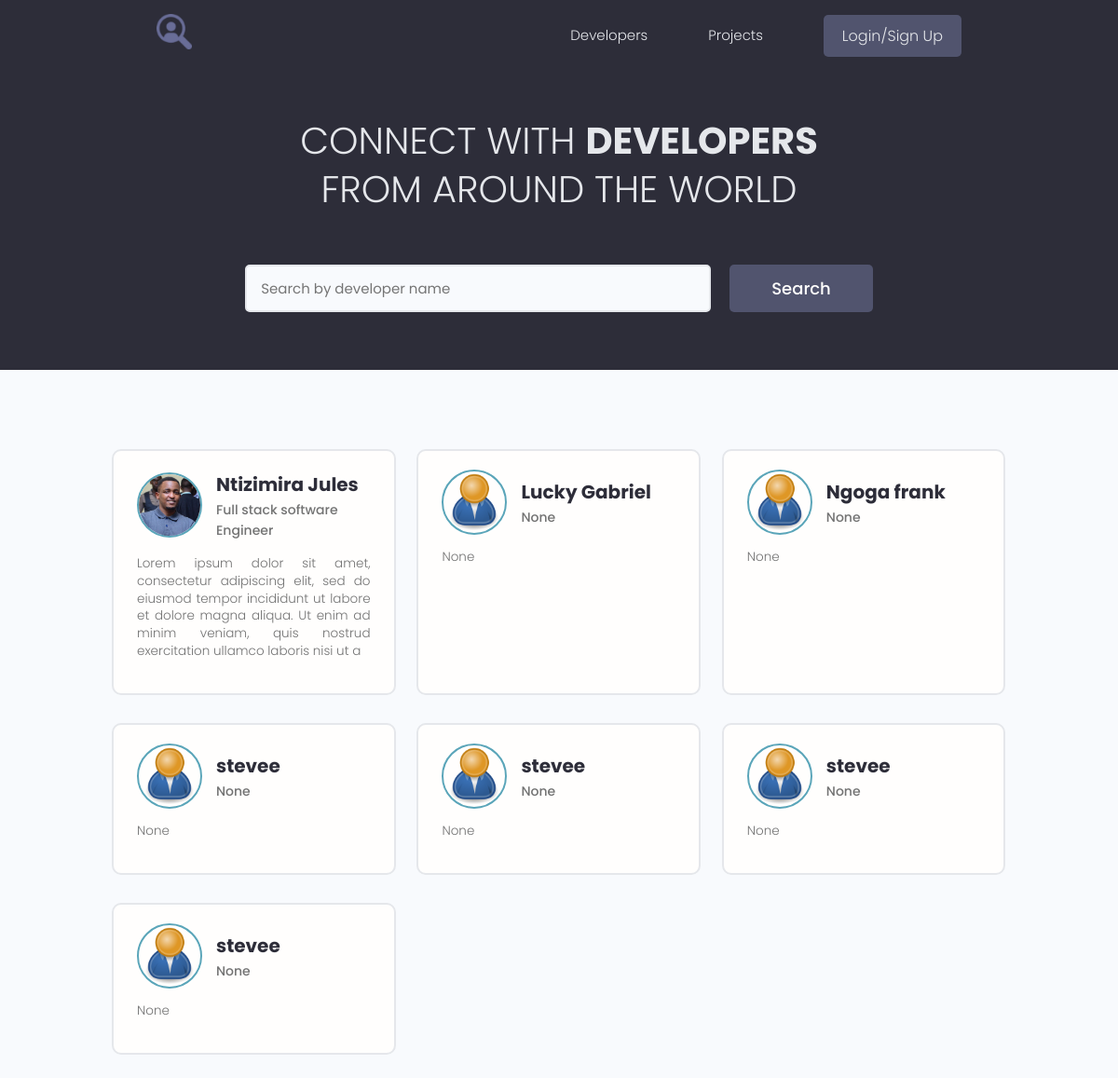
The page /profiles on the database as committed earlier.
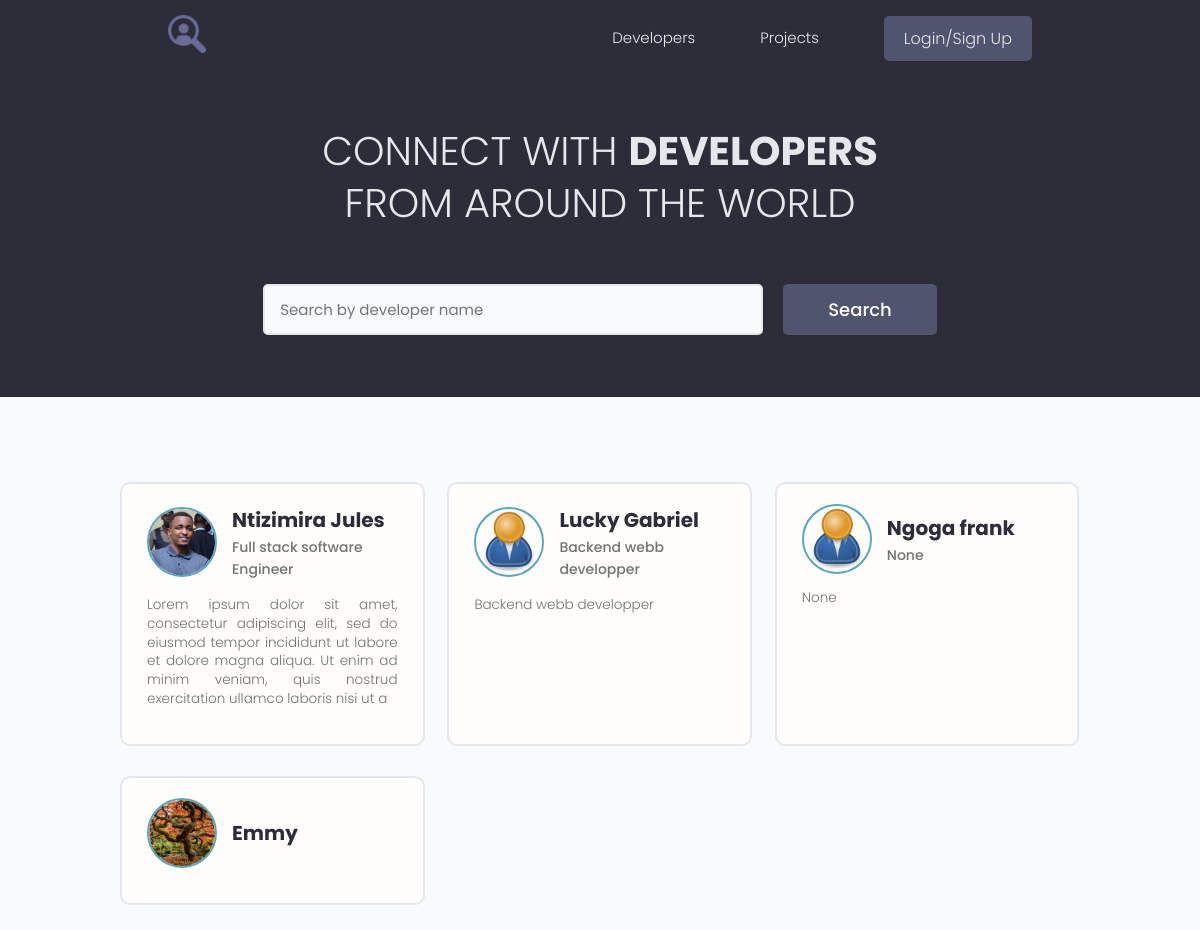
The same page on the database as committed later.
### models/user.py (models this page shows, shortened)
class Profile(BaseModel, Base):
    __tablename__ = 'profiles'
    user_id = Column(String(60), ForeignKey('users.id'))
    user = relationship("User", back_populates="profile")
    username = Column(String(150), nullable=False, unique=True)
    email = Column(String(150), nullable=False)
    name = Column(String(150), nullable=False)
    bio = Column(Text, nullable=True)
    location = Column(String(150), nullable=True)
    headline = Column(String(250), nullable=True)
    profile_image_url = Column(String(2000), default='images/profiles/user-default.png')
    social_github = Column(String(200), nullable=True)
    social_linkdin = Column(String(200), nullable=True)
    social_youtube = Column(String(200), nullable=True)
    social_twitter = Column(String(200), nullable=True)
    skills = relationship("Skill", backref="profile",
                          cascade="all, delete, delete-orphan")
    comments = relationship("Comment", backref="profile", cascade="all, delete-orphan")
    rates = relationship("Rate", backref="profile", cascade="all, delete-orphan")

### webdynamic/views/users.py (the view)
@app_views.route('/profiles', methods=['GET'], strict_slashes=False)
def profiles():
    profiles = []
    searchQuery = None
    if request.args.get('text'):
        searchQuery = request.args.get('text').lower()
        for profile in storage.all(Profile).values():
            if (profile.name and searchQuery in profile.name.lower()) or (profile.bio and searchQuery in profile.bio.lower()):
                    profiles.append(profile)
            else:
                for skill in profile.skills:
                    if searchQuery in skill.name.lower():
                        profiles.append(profile)
                        break
    else:
        profiles = list(storage.all(Profile).values())
    page = int(request.args.get('page', 1))
    items_on_page, total_pages, custom_range = paginate(profiles, page)
    context = {
        'items_on_page': items_on_page,
        'total_pages': total_pages,
        'queryPage': page,
        'custom_range': custom_range,
        'searchQuery': searchQuery if searchQuery else None
        }
    return render_template('profiles.html', **context)

### models/engine/dbManager.py (called while the page is built)
    def all(self, cls=None):
        new_dict = {}
        for clss in classes:
            if cls is None or cls is classes[clss] or cls is clss:
                objs = self.__session.query(classes[clss]).all()
                for obj in objs:
                    key = obj.__class__.__name__ + '.' + obj.id
                    new_dict[key] = obj
        return (new_dict)

### utils/paginate.py (called while the page is built)
def paginate(data, page):
    per_page = 9
    start_index = (page - 1) * per_page
    end_index = start_index + per_page
    total_pages = (len(data) + per_page - 1) // per_page
    items_on_page = data[start_index:end_index]
    leftindex = page - 4 if page > 4 else 1
    rightIndex =  page + 5 if (page + 5) <= total_pages else total_pages + 1
    custom_range = range(leftindex, rightIndex)
    return items_on_page, total_pages, custom_range

### webdynamic/app.py (called while the page is built)
@app.context_processor
def inject_user():
    return dict(current_user=current_user)

### webdynamic/templates/profiles.html (shortened to what this page needs)
{% extends 'main.html' %}
{% block content %}
  <main class="home">
    <section class="hero-section text-center">
      <div class="container container--narrow">
        <div class="hero-section__box">
          <h2>CONNECT WITH <span>DEVELOPERS</span></h2>
          <h2>FROM AROUND THE WORLD</h2>
        </div>
        <div class="hero-section__search">
          <form class="form" action="{{url_for('app_views.profiles')}}"  method="get" enctype="multipart/form-data">
            <div class="form__field">
              <input class="input input--text" id="formInput#search" type="text" name="text"
                placeholder="Search by developer name" />
            </div>
            <input class="btn btn--sub btn--lg" type="submit" value="Search" />
          </form>
        </div>
      </div>
    </section>
    <section class="devlist">
      <div class="container">
        <div class="grid grid--three">
            {% for profile in items_on_page %}
            <div class="column card">
                <div class="dev">
                <a href="{{url_for('app_views.profile', profile_id=profile.id)}}" class="card__body">
                    <div class="dev__profile">
                    <img class="avatar avatar--md" src="{{url_for('static', filename=profile.profile_image_url)}}" alt="image" />
                    <div class="dev__meta">
                        <h3>{{profile.name}}</h3>
                        <h5>{{profile.headline}}</h5>
                    </div>
                    </div>
                    <p class="dev__info">
                        {{profile.bio[:200] if profile.bio and profile.bio|length > 150 else profile.bio}}
                    </p>
                </a>
                </div>
            </div>
            {% endfor %}
        </div>
      </div>
    </section>
  </main>
{% endblock %}

### webdynamic/templates/main.html (shortened to what this page needs)
<!DOCTYPE html>
<html lang="en">
<head>
  <link rel="stylesheet" href="https://cdn.iconmonstr.com/1.3.0/css/iconmonstr-iconic-font.min.css" />
  <link rel="stylesheet" href="{{ url_for('static', filename='uikit/styles/uikit.css') }}"/>
  <link rel="stylesheet" href="{{ url_for('static', filename='styles/app.css') }}" />
</head>
<body>
    {% include 'navbar.html' %}
    {% block content %}
    {% endblock %}
</body>
</html>

### webdynamic/templates/navbar.html (shortened to what this page needs)
<header class="header">
    <div class="container container--narrow">
      <a href="/" class="header__logo">
        <img src="{{url_for('static', filename='images/favicon.ico')}}" alt="DevSearch Logo" />
      </a>
      <nav class="header__nav">
        <ul class="header__menu">
          <li class="header__menuItem"><a href="{{url_for('app_views.profiles')}}">Developers</a></li>
          <li class="header__menuItem"><a href="{{ url_for('app_views.projects')}}">Projects</a></li>
          {% if current_user.is_authenticated %}
          <li class="header__menuItem"><a href="{{url_for('app_views.inbox')}}">Inbox</a></li>
          <li class="header__menuItem"><a href="{{url_for('app_views.account')}}">My Account</a></li>
          <li class="header__menuItem"><a href="{{url_for('app_views.logout')}}" class="btn btn--sub">Logout</a></li>
          <li class="header__menuItem"><a href="{{url_for('app_views.delete_profile')}}" class="btn btn--sub">Delete Account</a></li>
          {% else %}
          <li class="header__menuItem"><a href="{{url_for('app_views.login')}}" class="btn btn--sub">Login/Sign Up</a></li>
          {% endif %}
        </ul>
      </nav>
    </div>
  </header>

### webdynamic/static/styles/app.css (style rules this page uses)
:root { --color-sub: #2d2d39; }
.btn--sub { background-color: var(--color-sub-light); }
.card { border: 2px solid var(--color-light); }
img { width: 100%; }
.header { position: sticky; z-index: 111; background-color: var(--color-sub); padding: 1.5rem 0; }
.header > .container { display: flex; justify-content: space-between; align-items: center; }
.header__logo > img { height: 3.8rem; }
.header__nav > ul { display: inline-flex; align-items: center; list-style: none; gap: 6.5rem; }
.header__menuItem > a { color: var(--color-light); font-weight: 300; }
.hero-section { height: 40vh; display: flex; align-items: center; background-color: var(--color-sub); }
.hero-section__box { margin-bottom: 4rem; }
.hero-section__box > h2, .hero-section__box > h2 > span { font-size: 4rem; color: var(--color-light); line-height: 1.3; text-transform: uppercase; }
.hero-section__box > h2 { font-weight: 300; }
.hero-section__box > h2 > span { font-weight: 700; }
.hero-section__search > .form { display: flex; align-items: center; justify-content: center; gap: 2rem; }
.hero-section__search > .form input.input--text { width: 50rem; }
.devlist { margin-top: 8rem; }
.devlist .grid { align-items: stretch; }
.devlist .dev .dev__profile { display: flex; align-items: center; gap: 1.5rem; }
.devlist .dev .dev__meta h3 { color: var(--color-sub); font-size: 2rem; font-weight: 700; }
.devlist .dev .dev__meta h5 { color: var(--color-text); font-size: 1.4rem; font-weight: 500; }
.devlist .dev .dev__info { margin: 1.5rem 0; font-size: 1.35rem; line-height: 1.4; text-align: justify; }

### webdynamic/static/uikit/styles/modules/_variables.css (style rules this page uses)
:root { --color-main: #5aa5b9; --color-main-light: #e6faff; --color-sub: #3f4156; --color-sub-light: #51546e; --color-sub-lighter: #ededfd; --color-text: #737373; --color-gray: #8b8b8b; --color-light: #e5e7eb; --color-light-gray: #767676; --color-bg: #f8fafd; --color-white: #fffefd; --color-white-light: #f3f3f3; --color-success: #359e64; --color-success-bg: #def8e8; --color-error: #fc4b0b; --color-error-bg: #fff2ee; --font-base: 'Poppins', arial, helvetica, 'Segoe UI', roboto, ubuntu, sans-serif; --font-monospace: 'Fira Code', 'Courier New', courier, monospace; --font-regular: 300; --font-medium: 500; --font-bold: 700; --generic-shadow: 1px 1px 5px #00000010; --generic-transition: all 0.3s ease-in-out; }

### webdynamic/static/uikit/styles/modules/_base.css (style rules this page uses)
* { margin: 0; padding: 0; box-sizing: border-box; text-rendering: optimizeLegibility; color: inherit; font-size: inherit; }
html { font-size: 50%; }
@media only screen and (min-width: 480px) { html { font-size: 56.25%; } }
@media only screen and (min-width: 1200px) { html { font-size: 62.5%; } }
body { line-height: 1.6; font-weight: 400; font-size: 1.5rem; color: var(--color-text); background-color: var(--color-bg); min-height: 100vh; }

### webdynamic/static/uikit/styles/modules/_typography.css (style rules this page uses)
* { font-family: var(--font-base); }
h2 { font-size: 3.6rem; font-weight: var(--font-bold); }
h3 { font-size: 3.2rem; font-weight: var(--font-medium); }
h5 { font-size: 2.4rem; font-weight: var(--font-medium); }
h5, h6 { font-weight: var(--font-regular); }
p, span, strong { font-size: 1.6rem; color: var(--color-text); font-weight: var(--font-regular); }
a { padding-bottom: 2px; text-decoration: none; display: inline-block; color: var(--color-main); font-weight: var(--font-medium); }

### webdynamic/static/uikit/styles/modules/_utilities.css (style rules this page uses)
.container { width: 92%; max-width: 165rem; margin: 0 auto; box-sizing: border-box; }
.container--narrow { width: 92%; max-width: 120rem; }
@media screen and (min-width: 1000px) { .container { width: 90%; } }
@media screen and (min-width: 1000px) { .container--narrow { width: 85%; } }
@media screen and (min-width: 1200px) { .container { width: 80%; } }
@media screen and (min-width: 1200px) { .container--narrow { width: 72%; } }
.text-center { text-align: center; }

### webdynamic/static/uikit/styles/modules/_avatar.css (style rules this page uses)
.avatar { border-radius: 50%; border: 2px solid var(--color-main); object-fit: cover; }
.avatar--md { height: 7rem; width: 7rem; }

### webdynamic/static/uikit/styles/modules/_button.css (style rules this page uses)
.btn { display: inline-block; position: relative; cursor: pointer; background-color: var(--color-light); font-weight: var(--font-medium); color: var(--color-sub); text-decoration: none; padding: 1rem 2rem; border-radius: 0.5rem; border: none; width: -webkit-fit-content; width: -moz-fit-content; width: fit-content; height: -webkit-fit-content; height: -moz-fit-content; height: fit-content; font-size: 1.6rem; outline-width: 0; outline-color: transparent; -webkit-backface-visibility: hidden; backface-visibility: hidden; transition: all 0.3s ease-in-out; }
.btn--sub { background-color: var(--color-sub); color: var(--color-white); }
.btn--lg { font-size: 1.8rem; padding: 1.2rem 4.5rem; }

Rows that differ between the two databases and show on the page:
removed Profile: profile_image_url (placeholder picture), name "stevee", headline "None", bio "None"
removed Profile: profile_image_url (placeholder picture), name "stevee", headline "None", bio "None"
removed Profile: profile_image_url (placeholder picture), name "stevee", headline "None", bio "None"
removed Profile: profile_image_url (placeholder picture), name "stevee", headline "None", bio "None"
changed Profile "Lucky Gabriel": headline "None" → "Backend webb developper"; bio "None" → "Backend webb developper"
added Profile: profile_image_url (picture), name "Emmy"
